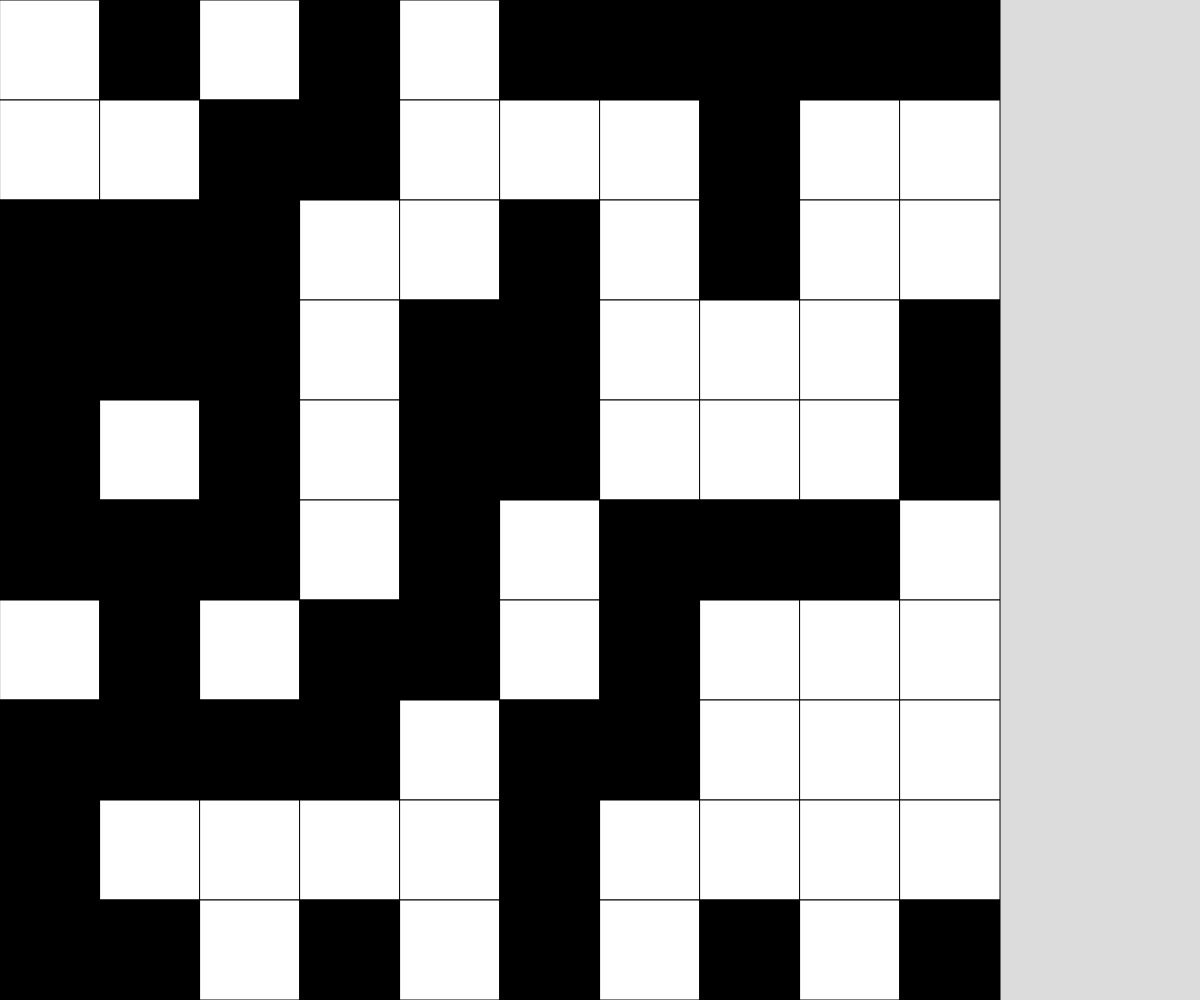
Frame 1 (no input)
Frame 60 (no input): identical to frame 1, image omitted
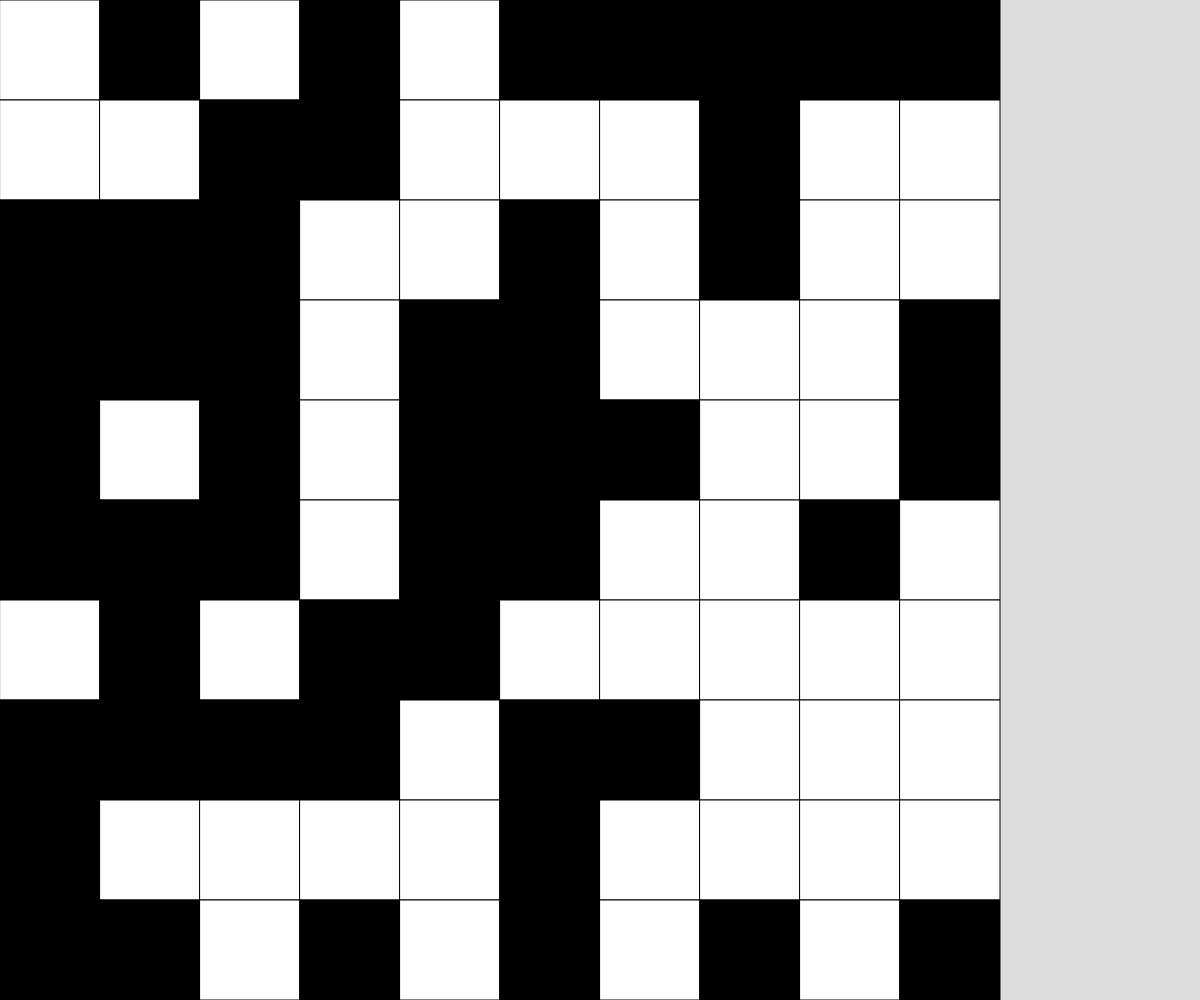
Frame 120 (the mouse pressed at the canvas centre since frame 60)

The p5.js sketch that drew these frames (run headless with seeded random() and noise() and a simulated clock; from frame 60 on, the mouse is pressed at the canvas centre):

// p5.js sketch
// ── sketch.js
// Project Title
// Your Name
// Date
//
// Extra for Experts:
// - describe what you did to take this project "above and beyond"

// let grid = [[1, 0, 1, 1],
//             [0, 1, 0, 1],
//             [1, 0, 1, 1],
//             [1, 1, 0, 1]];

let grid;

let cellSize;
const GRIDSIZE = 10;

function setup() {
  if(windowWidth > windowHeight){
    createCanvas(windowWidth, windowHeight);
  }

  else{
    createCanvas(windowHeight, windowWidth);
  }
  cellSize = height/GRIDSIZE;
  grid = generateRandomGrid(GRIDSIZE, GRIDSIZE);

}

function windowResized(){
  if(windowWidth > windowHeight){
    resizeCanvas(windowWidth, windowHeight);
  }

  else{
    resizeCanvas(windowHeight, windowWidth);
  }
  cellSize = height/GRIDSIZE;
}

function draw() {
  background(220);
  displayGrid();

}

function mousePressed(){
  let x = Math.floor(mouseX/cellSize);
  let y = Math.floor(mouseY/cellSize);

  toggleCel(x, y);

  toggleCel(x-1,y);
  toggleCel(x+1,y);
  toggleCel(x,y-1);
  toggleCel(x,y+1);
}

function toggleCel(x, y){
  //make sure cell in grid
  if(x >= 0 && x < GRIDSIZE && x >= 0 && y < GRIDSIZE){
    if(grid[y][x] === 0){
      grid[y][x] = 1;
    }

    else if (grid[y][x] === 1){
      grid[y][x] = 0;
    }
  }
}

function keyPressed(){
  if(key ==="r"){  
    grid = generateRandomGrid(GRIDSIZE, GRIDSIZE);
  }

  if (key ==="e"){
    grid = generateEmptyGrid(GRIDSIZE, GRIDSIZE);
  }
}

function displayGrid(){
  for (let y = 0; y < GRIDSIZE; y++){
    for(let x = 0; x < GRIDSIZE; x++){
      if(grid[y][x] === 1){
        fill("black");
      }

      else if(grid[y][x] === 0){
        fill("white");
      }

      square(x*cellSize, y*cellSize, cellSize);
    }
  }
}

function generateRandomGrid(cols, rows){
  let newGrid = [];
  for(let y = 0; y<rows; y++){
    newGrid.push([]);
    for(let x = 0; x< cols; x++){
      if(random(100)<50){
        newGrid[y].push(1);
      }

      else{
        newGrid[y].push(0);
      }
    }
  }
  return newGrid;
}

function generateEmptyGrid(cols, rows){
  let newGrid = [];
  for(let y = 0; y<rows; y++){
    newGrid.push([]);
    for(let x = 0; x< cols; x++){
      newGrid[y].push(0);
    }
  }
  return newGrid;
}
